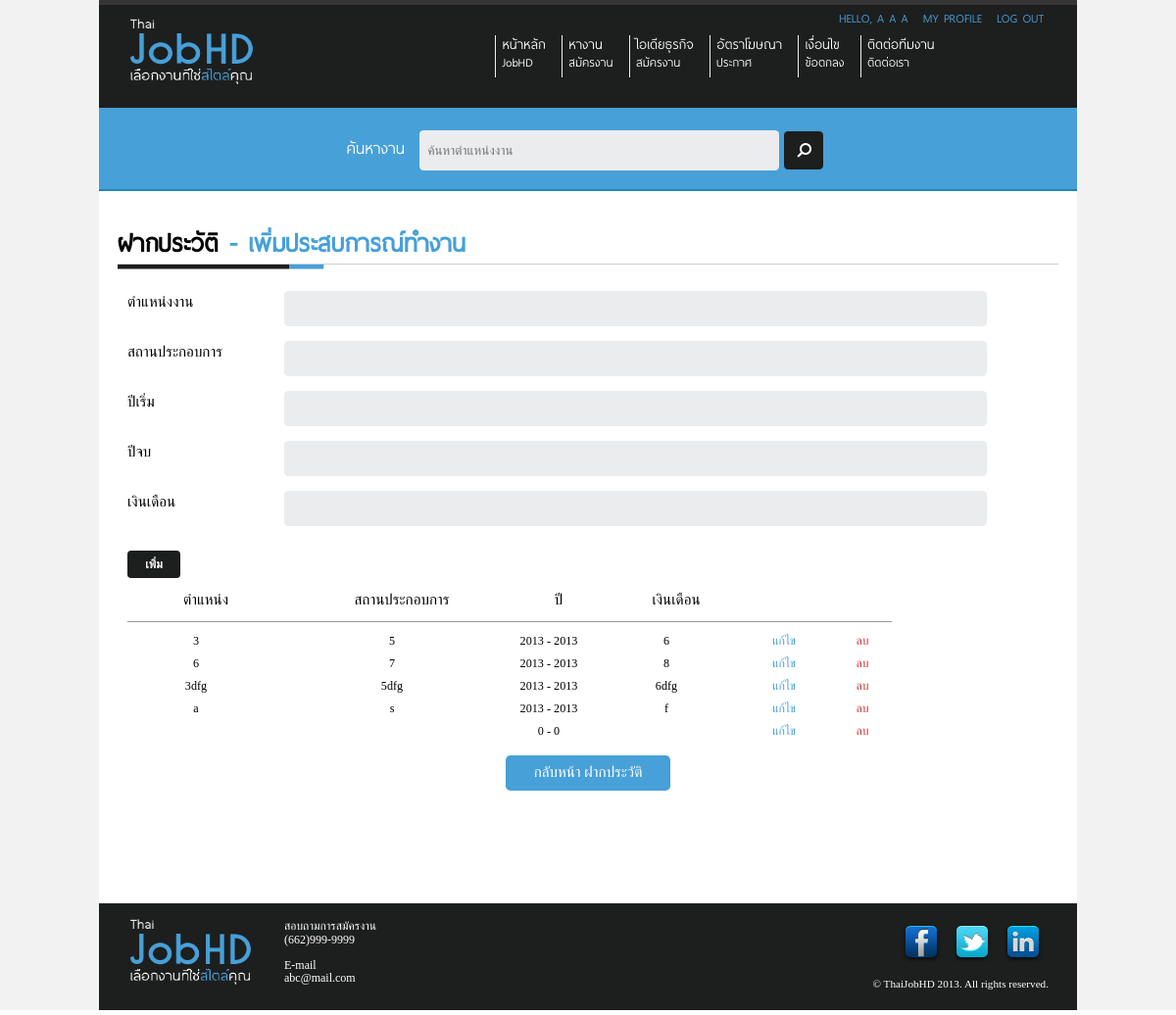
Page /Site/add-experience.php (signed in) on the earlier database version.
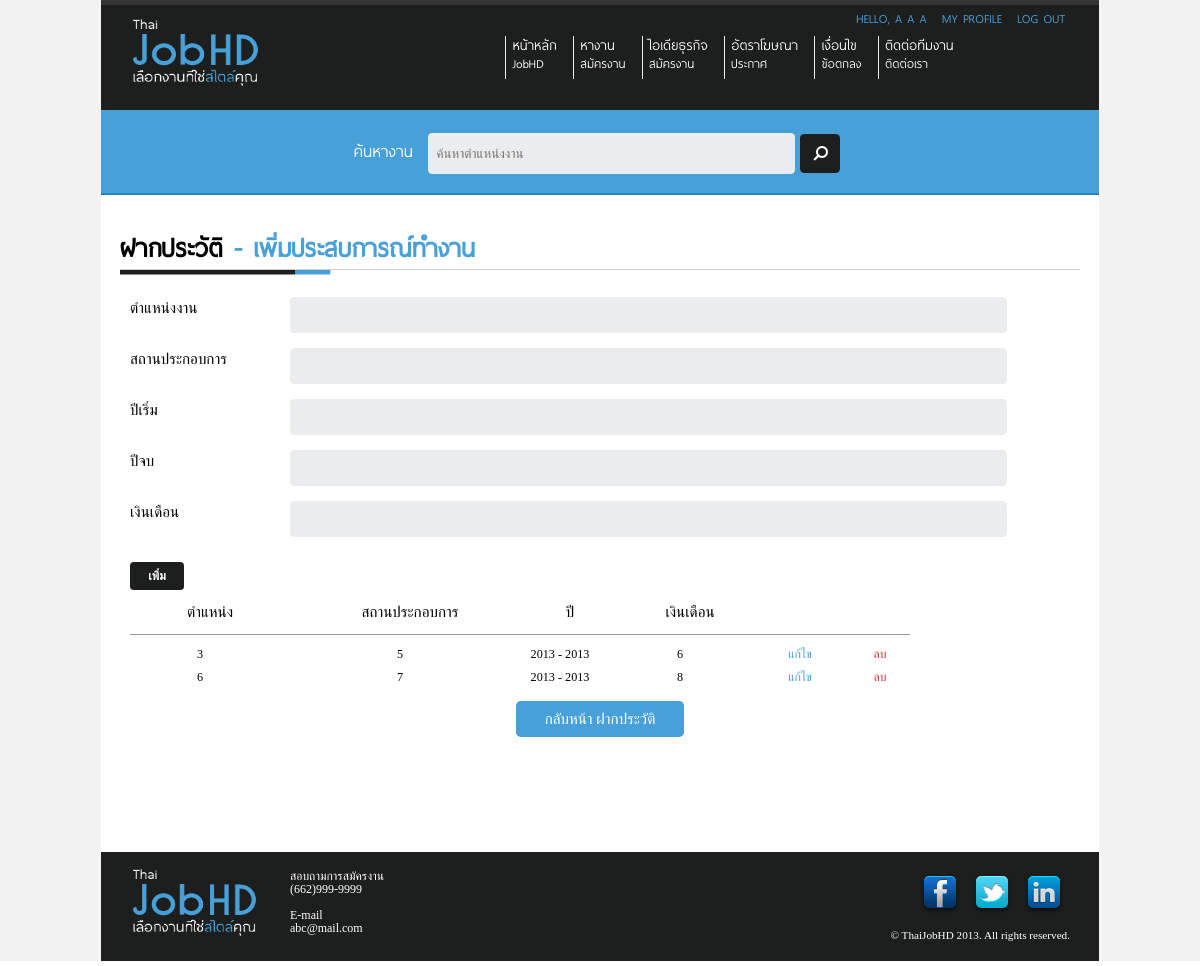
Same page on the later database version.
### tables this page shows
CREATE TABLE IF NOT EXISTS `buildthedot_thaijobhd_user_history_experiences` (
  `user_history_experiences_id` int(50) NOT NULL AUTO_INCREMENT,
  `user_account_id` int(11) NOT NULL,
  `job_position` varchar(200) NOT NULL,
  `company_name` varchar(200) NOT NULL,
  `year_start` date NOT NULL,
  `year_end` date NOT NULL,
  `salary` varchar(200) NOT NULL,
  PRIMARY KEY (`user_history_experiences_id`)
);

### Site/add-experience.php (the view, shortened to what this page needs)
<?php
$rootpath = "./";
include ($rootpath . "include/header.php");
include ($rootpath . "include/top-menu.php");
include ($rootpath . "include/search-bar.php");
if($_SESSION["userid"] == "" || (!(isset($_SESSION["userid"])))) {
	header("location: ".$rootpath."login.php");
}
else{
	$sql_user="
		SELECT *
		FROM  `buildthedot_thaijobhd_user_account`
		WHERE `id` = '".$_SESSION["userid"]."' ;
	";
	$result_user = @mysql_query($sql_user);
	if($rs_user = @mysql_fetch_array($result_user)){
?>
		<div id="wrapper">
			<div id="content" class="container_12">
				<div id="content-profile">
					<div id="head-title">
						<h1>ฝากประวัติ <span class="text-blue">- เพิ่มประสบการณ์ทำงาน</span></h1>
					</div>
					<form id="add_education_form" name="add_education_form" action="<?php echo $rootpath; ?>include/module/add-experience-process.php" method="POST" enctype="multipart/form-data">
						<p class="grid_2">ตำแหน่งงาน</p>
						<p class="grid_8"><input type="text" id="job_position" name ="job_position" class="round width700" onkeypress="return add_education_form_keypress(event)" /></p><br class="clear" />
						<p class="grid_2">สถานประกอบการ</p>
						<p class="grid_8"><input type="text" id="company_name" name ="company_name" class="round width700" onkeypress="return add_education_form_keypress(event)" /></p><br class="clear"/>
						<p class="grid_2">ปีเริ่ม</p>
						<p class="grid_8"><input type="text" id="year_start" name ="year_start" class="round width700" onkeypress="return add_education_form_keypress(event)" /></p><br class="clear"/>
						<p class="grid_2">ปีจบ</p>
						<p class="grid_8"><input type="text" id="year_end" name ="year_end" class="round width700" onkeypress="return add_education_form_keypress(event)" /></p><br class="clear"/>
						<p class="grid_2">เงินเดือน</p>
						<p class="grid_8"><input type="text" id="salary" name ="salary" class="round width700" onkeypress="return add_education_form_keypress(event)" /></p><br class="clear" />
			      <h2 class="grid_3"><a href="#" class="add-button black round" onclick="document.getElementById('add_education_form').submit(); ">เพิ่ม</a></h2>
			    </form>
					<div id="content-profile-table">
						<div id="head-table1" class="grid_10">
							<p class="grid_2 center">
								ตำแหน่ง
							</p>
							<p class="grid_3 center">
								สถานประกอบการ
							</p>
							<p class="grid_1 center">
								ปี
							</p>
							<p class="grid_2 center">
								เงินเดือน
							</p>
						</div>
					</div>
					<br class="clear"/>
		<?php
							$sql_edu="
								SELECT *, YEAR(`year_start`) AS year_start_1, YEAR(`year_end`) AS year_end_1
								FROM  `buildthedot_thaijobhd_user_history_experiences`
								WHERE `user_account_id` = '".$_SESSION["userid"]."' ;
							";
							$result_edu = @mysql_query($sql_edu);
							if(@mysql_num_rows($result_edu)==0){
		?>
								<div id="content-profile-table">
									<div id="table-content">
										<p class="grid_2 center">
											-
										</p>
										<p class="grid_3 center">
											-
										</p>
										<p class="grid_1 center">
											-
										</p>
										<p class="grid_2 center">
											-
										</p>
										<p class="grid_2 center">
										</p>
									</div>
								</div>
								<br class="clear"/>
<?php
							}
							else{
								while($rs_experiences = @mysql_fetch_array($result_edu)){
?>
									<div id="content-profile-table">
										<div id="table-content">
											<p class="grid_2 center">
												<?php echo $rs_experiences["job_position"]; ?>
											</p>
											<p class="grid_3 center">
												<?php echo $rs_experiences["company_name"]; ?>
											</p>
											<p class="grid_1 center">
												<?php echo $rs_experiences["year_start_1"]." - ".$rs_experiences["year_end_1"]; ?>
											</p>
											<p class="grid_2 center">
												<?php echo $rs_experiences["salary"]; ?>
											</p>
										<p class="grid_1 center"><a href="<?php echo $rootpath; ?>edit-experience.php?id=<?php echo $rs_experiences["user_history_experiences_id"]; ?>" class="text-blue">แก้ไข</a></p>
										<p class="grid_1 center"><a href="#" onclick="delete_user_history_experience('<?php echo $rootpath; ?>', '<?php echo $rs_experiences["user_history_experiences_id"]; ?>'); " class="text-red">ลบ</a></p>
										</div>
									</div>
									<br class="clear"/>
		<?php
								}
							}
		?>
					<p class="grid_12 center">
						<a href="<?php echo $rootpath; ?>view-profile.php" class="save-button blue round">กลับหน้า ฝากประวัติ</a>
					</p>
				</div>
			</div>
<?php
			include ("include/footer.php");
		}
}
?>

Differences in the rows shown:
removed buildthedot_thaijobhd_user_history_experiences: job_position "3dfg", company_name "5dfg", year_start_1 "2013", year_end_1 "2013", salary "6dfg"
removed buildthedot_thaijobhd_user_history_experiences: job_position "a", company_name "s", year_start_1 "2013", year_end_1 "2013", salary "f"
removed buildthedot_thaijobhd_user_history_experiences: year_start_1 "0", year_end_1 "0"
